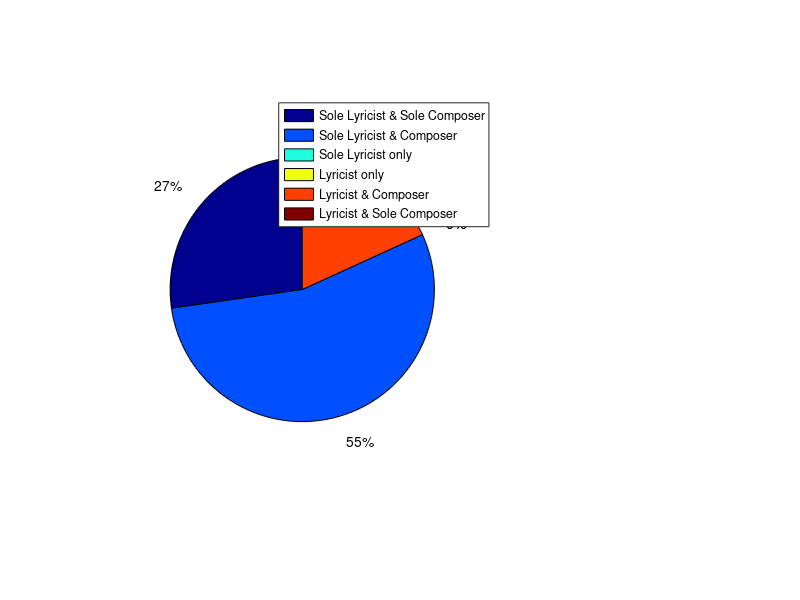

This figure's MATLAB source: (Note: this script raises an error after producing the figure.)
%%%%%%%%%%%%%%%%%%%%%%%%%%%%%%%%%%%%%%%%%%%%%%%%%%%%%%%%%%%%%%%%
% Project: Compilation of Song Credits (Album Song)
% Codes by @2PMGeek
%%%%%%%%%%%%%%%%%%%%%%%%%%%%%%%%%%%%%%%%%%%%%%%%%%%%%%%%%%%%%%%%

clearvars
close all

%%%%%%%%%%%%%%%%%%%%%%%%%%%%%%%%%%%%%%%%%%%%%%%%%%%%%%%%%%%%%%%%
%% Labels and Data
PM = {'JK', 'TY', 'WY',  'JH', 'CS'};
PMf = {'Jun. K', 'Taecyeon', 'Wooyoung',  'Junho', 'Chansung'};
crtype = {'Sole Lyricist & Sole Composer', 'Sole Lyricist & Composer', ...
    'Sole Lyricist only',...
    'Lyricist only',...
    'Lyricist & Composer', 'Lyricist & Sole Composer'};
ltype = {'Sole Lyricist', 'Lyricist'};
ctype = {'Sole Composer', 'Composer', 'Not Invovled'};

% Data Matrix
% Col1: Solo Lyricist + Solo Composer
% Col2: Solo Lyricist + Composer
% Col3: Solo Lyricist
% Col4: Lyricist + Solo Composer
% Col5: Lyricist + Composer
% Col6: Lyricist
% Row: Members
scredits = [3	6	0	0	2	0;
    0	0	0	0	5	17;
    0	1	1	0	2	0;
    0	2	0	0	3	0;
    0	0	1	1	4	3];
%%%%%%%%%%%%%%%%%%%%%%%%%%%%%%%%%%%%%%%%%%%%%%%%%%%%%%%%%%%%%%%%

%%%%%%%%%%%%%%%%%%%%%%%%%%%%%%%%%%%%%%%%%%%%%%%%%%%%%%%%%%%%%%%%
%% Plot Credits Breakdown
for si = 1:5
    figure
    % Plot all credit types
    subplot(4,6,[1:4,7:10,13:16,19:22])
    pie(scredits(si,[1:3,6,5,4]))
    colormap(gca,'jet')
    lg = legend(crtype);
    lg.Location = 'south outside';
    lg.Box = 'off';
    title(['Credits : ', PMf{si}, ' (', num2str(sum(scredits(si,:))), ')'])
    set(gca, 'FontSize', 16)
    
    % Plot lyricist credits
    subplot(4,6,[5:6,11:12])
    pie([sum(scredits(si,1:3)), sum(scredits(si,4:6))])
    colormap(gca, flipud(colormap(gca, 'spring')))
    lg = legend(ltype);
    lg.Location = 'south outside';
    lg.Box = 'off';
    title(['Lyrics : ', PM{si}])
    caxis([1 7])
    
    % Plot composer credits
    subplot(4,6,[17:18,23:24])
    pie([sum(scredits(si,[1,4])), sum(scredits(si,[2,5])),...
        sum(scredits(si,[3,6]))])
    colormap(gca,'winter')
    lg = legend(ctype);
    lg.Location = 'south outside';
    lg.Box = 'off';
    title(['Composition : ', PM{si}])
end
%%%%%%%%%%%%%%%%%%%%%%%%%%%%%%%%%%%%%%%%%%%%%%%%%%%%%%%%%%%%%%%%